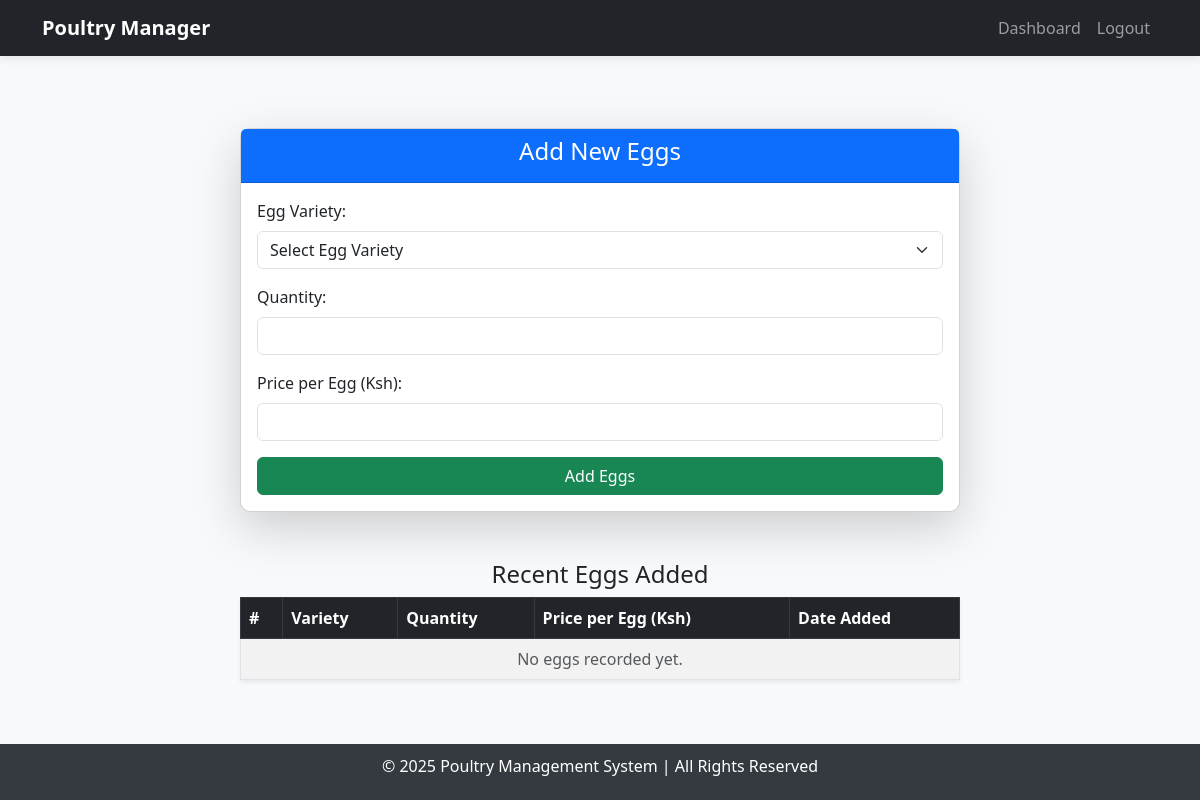
/add_eggs/ (signed in), run on an earlier commit of the app's database.
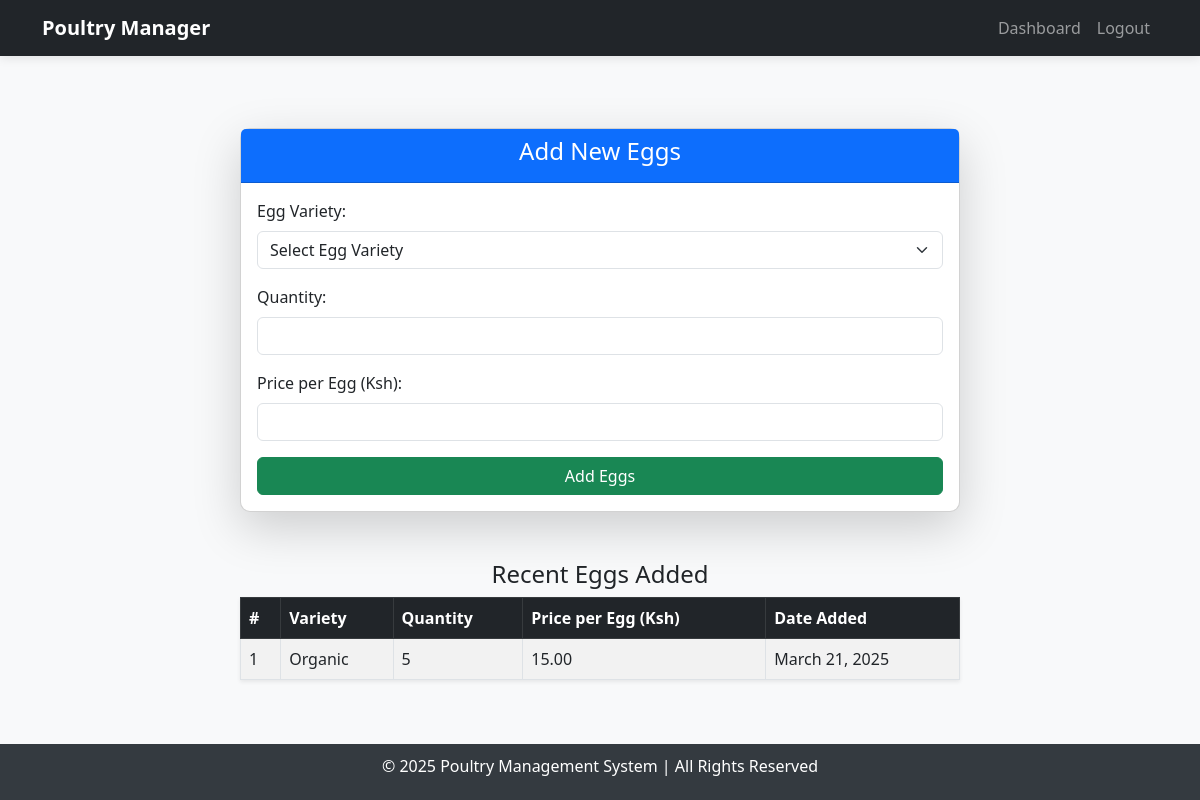
And on a later commit of the database.
### poultry/models.py (models this page shows, shortened)
class Egg(models.Model):
    VARIETY_CHOICES = [
        ('white', 'White'),
        ('brown', 'Brown'),
        ('organic', 'Organic'),
        ('free_range', 'Free Range'),
    ]
    variety = models.CharField(max_length=20, choices=VARIETY_CHOICES,null=True, blank=True)
    quantity = models.PositiveIntegerField()
    price_per_egg = models.DecimalField(max_digits=10, decimal_places=2, null=True, blank=True)
    collected_date = models.DateField(auto_now_add=True)

### poultry/views.py (the view, shortened to what this page needs)
# urls.py: path('add_eggs/', add_eggs, name='add_eggs'),
@login_required
def add_eggs(request):
    return render(request, "poultry/add_eggs.html", {
        "eggs": Egg.objects.all(),
    })

### poultry/templates/poultry/add_eggs.html (shortened to what this page needs)
{% extends 'base.html' %}
{% load static %}
{% block content %}
<div class="container mt-5">
    <div class="row justify-content-center">
        <div class="col-md-8">
            <div class="card shadow-lg">
                <div class="card-header bg-primary text-white text-center">
                    <h4>Add New Eggs</h4>
                </div>
                <div class="card-body">
                    <form method="POST">
                        <div class="mb-3">
                            <label class="form-label">Egg Variety:</label>
                            <select name="egg_variety" class="form-select" required>
                                <option value="">Select Egg Variety</option>
                            </select>
                        </div>
                        <div class="mb-3">
                            <label class="form-label">Quantity:</label>
                            <input type="number" name="quantity" class="form-control" required>
                        </div>
                        <div class="mb-3">
                            <label class="form-label">Price per Egg (Ksh):</label>
                            <input type="number" name="price_per_egg" class="form-control" required>
                        </div>
                        <button type="submit" class="btn btn-success w-100">Add Eggs</button>
                    </form>
                </div>
            </div>
            <div class="mt-5">
            <h4 class="text-center">Recent Eggs Added</h4>
            <table class="table table-bordered table-striped shadow-sm">
                <thead class="table-dark">
                    <tr>
                        <th>#</th>
                        <th>Variety</th>
                        <th>Quantity</th>
                        <th>Price per Egg (Ksh)</th>
                        <th>Date Added</th>
                    </tr>
                </thead>
                <tbody>
                    {% for egg in eggs %}
                    <tr>
                        <td>{{ forloop.counter }}</td>
                        <td>{{ egg.variety|title }}</td>
                        <td>{{ egg.quantity }}</td>
                        <td>{{ egg.price_per_egg }}</td>
                        <td>{{ egg.collected_date }}</td>
                    </tr>
                    {% empty %}
                    <tr>
                        <td colspan="5" class="text-center text-muted">No eggs recorded yet.</td>
                    </tr>
                    {% endfor %}
                </tbody>
            </table>
            </div>
        </div>
    </div>
</div>
{% endblock %}

What changed in the data, as far as the page shows it:
added Egg: variety "Organic", quantity "5", price_per_egg "15.00", collected_date "March 21, 2025"
Also different on the page:
text no longer shown: "No eggs recorded yet."
